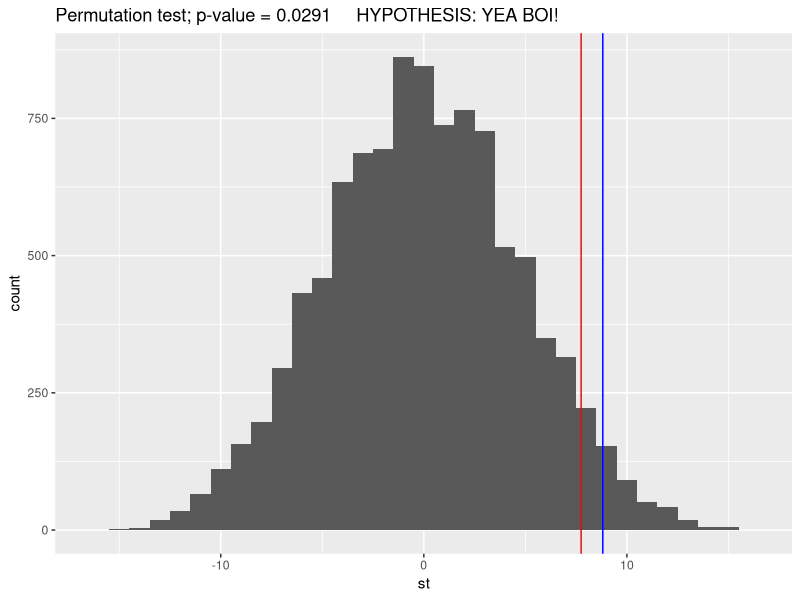

Write R code to recreate this figure.
library(ggplot2)

# Permutation test
nr <- 10000 #number of rearrangements to be examined
st <- numeric(nr)
conv <- c(65, 79, 90, 75, 61, 85, 98, 80, 97, 75)
new <- c (90, 98, 73, 79, 84, 81, 98, 90, 83, 88, 99, 99, 99)
n1 <- length(new)
n2 <- length(conv)
total <- n1+n2

sttrue= mean(new) - mean(conv)
cnt= 0 #zero the counter
#Put both sets of observations in a single vector
vect = c(new, conv)
for (i in 1:nr){
	d= sample (vect,n1+n2)
	ne <- d[1:n1]
	a <- n1+1
	co <- d[a:total]
	st[i] <- mean(ne) - mean(co)
	if (st[i] > sttrue){
		cnt <- cnt+1
	}
}

# p-value
p.val <- cnt/nr

# Visualisation of the p-value in a histogram
ggplot() +
	geom_histogram(aes(st), binwidth = 1) +
	# geom_vline(aes(xintercept = sttrue), colour = "blue") +
	geom_vline(aes(xintercept = quantile(st, prob = 1-p.val)), colour = "blue") +
	geom_vline(aes(xintercept = quantile(st, prob = 0.95)), colour = "red") +
	# annotate("text", x = -12, y = 700, label = paste("p-value = ", p.val)) +
	labs(title = paste("Permutation test;", "p-value =", p.val, "    HYPOTHESIS:", ifelse(p.val < 1-0.95 ,"YEA BOI!", "FAIL!")))
